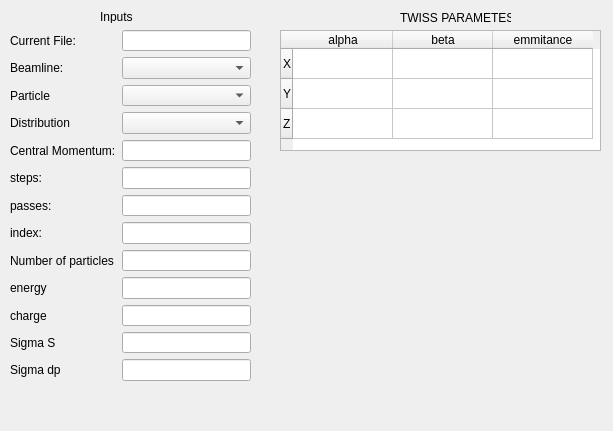
<?xml version="1.0" encoding="UTF-8"?>
<ui version="4.0">
 <class>bunch</class>
 <widget class="QWidget" name="bunch">
  <property name="geometry">
   <rect>
    <x>0</x>
    <y>0</y>
    <width>613</width>
    <height>431</height>
   </rect>
  </property>
  <property name="windowTitle">
   <string>Form</string>
  </property>
  <widget class="QWidget" name="formLayoutWidget">
   <property name="geometry">
    <rect>
     <x>10</x>
     <y>30</y>
     <width>241</width>
     <height>351</height>
    </rect>
   </property>
   <layout class="QFormLayout" name="formLayout">
    <property name="fieldGrowthPolicy">
     <enum>QFormLayout::AllNonFixedFieldsGrow</enum>
    </property>
    <item row="0" column="0">
     <widget class="QLabel" name="label">
      <property name="text">
       <string>Current File:</string>
      </property>
     </widget>
    </item>
    <item row="0" column="1">
     <widget class="QLineEdit" name="lineEdit"/>
    </item>
    <item row="1" column="0">
     <widget class="QLabel" name="label_2">
      <property name="text">
       <string>Beamline:</string>
      </property>
     </widget>
    </item>
    <item row="1" column="1">
     <widget class="QComboBox" name="comboBox"/>
    </item>
    <item row="4" column="0">
     <widget class="QLabel" name="label_3">
      <property name="text">
       <string>Central Momentum:</string>
      </property>
     </widget>
    </item>
    <item row="4" column="1">
     <widget class="QLineEdit" name="lineEdit_2"/>
    </item>
    <item row="5" column="0">
     <widget class="QLabel" name="label_4">
      <property name="text">
       <string>steps:</string>
      </property>
     </widget>
    </item>
    <item row="5" column="1">
     <widget class="QLineEdit" name="lineEdit_3"/>
    </item>
    <item row="6" column="0">
     <widget class="QLabel" name="label_5">
      <property name="text">
       <string>passes:</string>
      </property>
     </widget>
    </item>
    <item row="6" column="1">
     <widget class="QLineEdit" name="lineEdit_4"/>
    </item>
    <item row="7" column="0">
     <widget class="QLabel" name="label_6">
      <property name="text">
       <string>index:</string>
      </property>
     </widget>
    </item>
    <item row="7" column="1">
     <widget class="QLineEdit" name="lineEdit_5"/>
    </item>
    <item row="8" column="0">
     <widget class="QLabel" name="label_7">
      <property name="text">
       <string>Number of particles</string>
      </property>
     </widget>
    </item>
    <item row="8" column="1">
     <widget class="QLineEdit" name="lineEdit_6"/>
    </item>
    <item row="9" column="0">
     <widget class="QLabel" name="label_8">
      <property name="text">
       <string>energy</string>
      </property>
     </widget>
    </item>
    <item row="9" column="1">
     <widget class="QLineEdit" name="lineEdit_7"/>
    </item>
    <item row="10" column="0">
     <widget class="QLabel" name="label_10">
      <property name="text">
       <string>charge</string>
      </property>
     </widget>
    </item>
    <item row="10" column="1">
     <widget class="QLineEdit" name="lineEdit_8"/>
    </item>
    <item row="2" column="0">
     <widget class="QLabel" name="label_11">
      <property name="text">
       <string>Particle </string>
      </property>
     </widget>
    </item>
    <item row="2" column="1">
     <widget class="QComboBox" name="comboBox_2"/>
    </item>
    <item row="3" column="0">
     <widget class="QLabel" name="label_12">
      <property name="text">
       <string>Distribution</string>
      </property>
     </widget>
    </item>
    <item row="3" column="1">
     <widget class="QComboBox" name="comboBox_3"/>
    </item>
    <item row="11" column="0">
     <widget class="QLabel" name="label_13">
      <property name="text">
       <string>Sigma S</string>
      </property>
     </widget>
    </item>
    <item row="11" column="1">
     <widget class="QLineEdit" name="lineEdit_9"/>
    </item>
    <item row="12" column="0">
     <widget class="QLabel" name="label_14">
      <property name="text">
       <string>Sigma dp</string>
      </property>
     </widget>
    </item>
    <item row="12" column="1">
     <widget class="QLineEdit" name="lineEdit_10"/>
    </item>
   </layout>
  </widget>
  <widget class="QTableWidget" name="tableWidget">
   <property name="geometry">
    <rect>
     <x>280</x>
     <y>30</y>
     <width>321</width>
     <height>121</height>
    </rect>
   </property>
   <row>
    <property name="text">
     <string>X</string>
    </property>
   </row>
   <row>
    <property name="text">
     <string>Y</string>
    </property>
   </row>
   <row>
    <property name="text">
     <string>Z</string>
    </property>
   </row>
   <column>
    <property name="text">
     <string>alpha</string>
    </property>
   </column>
   <column>
    <property name="text">
     <string>beta</string>
    </property>
   </column>
   <column>
    <property name="text">
     <string>emmitance</string>
    </property>
   </column>
  </widget>
  <widget class="QLabel" name="label_9">
   <property name="geometry">
    <rect>
     <x>400</x>
     <y>10</y>
     <width>111</width>
     <height>16</height>
    </rect>
   </property>
   <property name="text">
    <string>TWISS PARAMETES</string>
   </property>
  </widget>
  <widget class="QLabel" name="label_15">
   <property name="geometry">
    <rect>
     <x>100</x>
     <y>10</y>
     <width>46</width>
     <height>13</height>
    </rect>
   </property>
   <property name="text">
    <string>Inputs</string>
   </property>
  </widget>
 </widget>
 <resources/>
 <connections/>
</ui>
